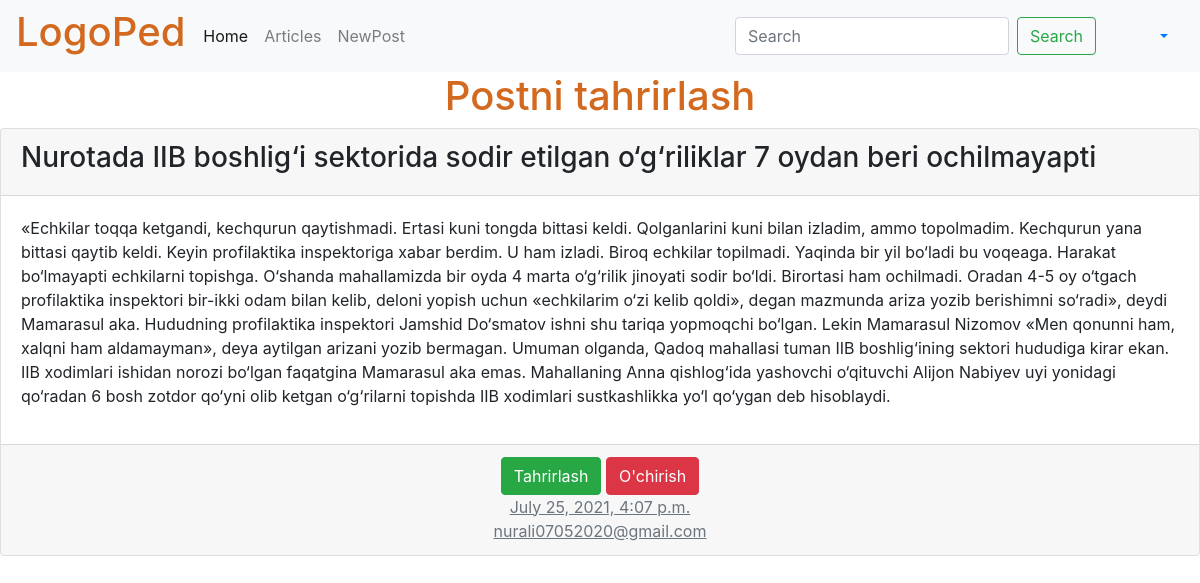
/post/5/, run on the app's committed database.
### users/models.py (models this page shows, shortened)
class Post(models.Model):
  title=models.CharField(max_length=200)
  rasm=models.ImageField(upload_to='images/', blank=True)
  body=models.TextField()
  time=models.DateTimeField()

### users/views.py (the view)
# urls.py: path('post/<int:pk>/', PageDetailView.as_view(), name='post_detail'),
class PageDetailView(DetailView):
  model=Post
  template_name='post_detail.html'

### templates/post_detail.html (shortened to what this page needs)
{% extends 'base.html' %}
{% block content %}
  <h1 style="text-align: center; color: chocolate;">Postni tahrirlash</h1>
  <div class="card mb-5">
    <div class="card-header">
      <span class="font-weight-bold"><h3>{{post.title}}</h3> </span>
    </div>
    <div class="card-body">
      <p>{{post.body}}</p>
    </div>
    <div class="card-footer text-center text-muted">
      <a href="{% url 'post_edit' post.pk %}" class="btn btn-success">Tahrirlash</a>
      <a href="{% url 'post_delete' post.pk %}" class="btn btn-danger">O'chirish</a><br>
      <u>{{post.time}}</u> <br>
      <u>nurali07052020@gmail.com</u>
    </div>
  </div>
{% endblock content %}

### templates/base.html (shortened to what this page needs)
{% load static %}
<html lang="en">
<head>
  <link rel="stylesheet" href="{% static 'css/base.css' %}">
  <link rel="stylesheet" href="https://maxcdn.bootstrapcdn.com/bootstrap/4.0.0/css/bootstrap.min.css">
</head>
<body>
  <main>
    <nav class="navbar navbar-expand-lg navbar-light bg-light">
      <h1 class="nur">LogoPed</h1>
      <div class="collapse navbar-collapse" id="navbarSupportedContent">
        <ul class="navbar-nav mr-auto">
          <li class="nav-item active">
            <a class="nav-link" href="{% url 'home' %}">Home </a>
          </li>
          <li class="nav-item">
            <a class="nav-link" href="{% url 'pages'%}">Articles</a>
          </li>
          <li class="nav-item">
            <a class="nav-link" href="{% url 'post_new' %}">NewPost</a>
          </li>
          </ul>
        <form class="form-inline my-2 my-lg-0">
          <input class="form-control mr-sm-2" type="search" placeholder="Search" aria-label="Search">
          <button class="btn btn-outline-success my-2 my-sm-0" type="submit">Search</button>
            <a class="nav-link dropdown-toggle ml-5 nav-item dropdown" href="#" id="navbarDropdownMenuLink" data-toggle="dropdown" aria-haspopup="true" aria-expanded="false">{{user.username}}</a>
        </form>
      </div>
    </nav>
    {% block content %}
    {% endblock content %}
  </main>
</body>

### static/css/base.css (style rules this page uses)
.nur { color:chocolate; margin-right: 10px; }

### data on the page
Post: title "Nurotada IIB boshlig‘i sektorida sodir etilgan o‘g‘riliklar 7 oydan beri ochilmayapti", body "«Echkilar toqqa ketgandi, kechqurun qaytishmadi. Ertasi kuni tongda bittasi keldi. Qolganlarini kuni bilan izladim, ammo topolmadim. Kechqurun yana bittasi qaytib keldi. Keyin profilaktika inspektoriga xabar berdim. U ham izladi. Biroq echkilar topilmadi. Yaqinda bir yil bo‘ladi bu voqeaga. Harakat bo‘lmayapti echkilarni topishga. O‘shanda mahallamizda bir oyda 4 marta o‘g‘rilik jinoyati sodir bo‘ldi. Birortasi ham ochilmadi. Oradan 4-5 oy o‘tgach profilaktika inspektori bir-ikki odam bilan kelib, deloni yopish uchun «echkilarim o‘zi kelib qoldi», degan mazmunda ariza yozib berishimni so‘radi», deydi Mamarasul aka. Hududning profilaktika inspektori Jamshid Do‘smatov ishni shu tariqa…", time "July 25, 2021, 4:07 p.m."
